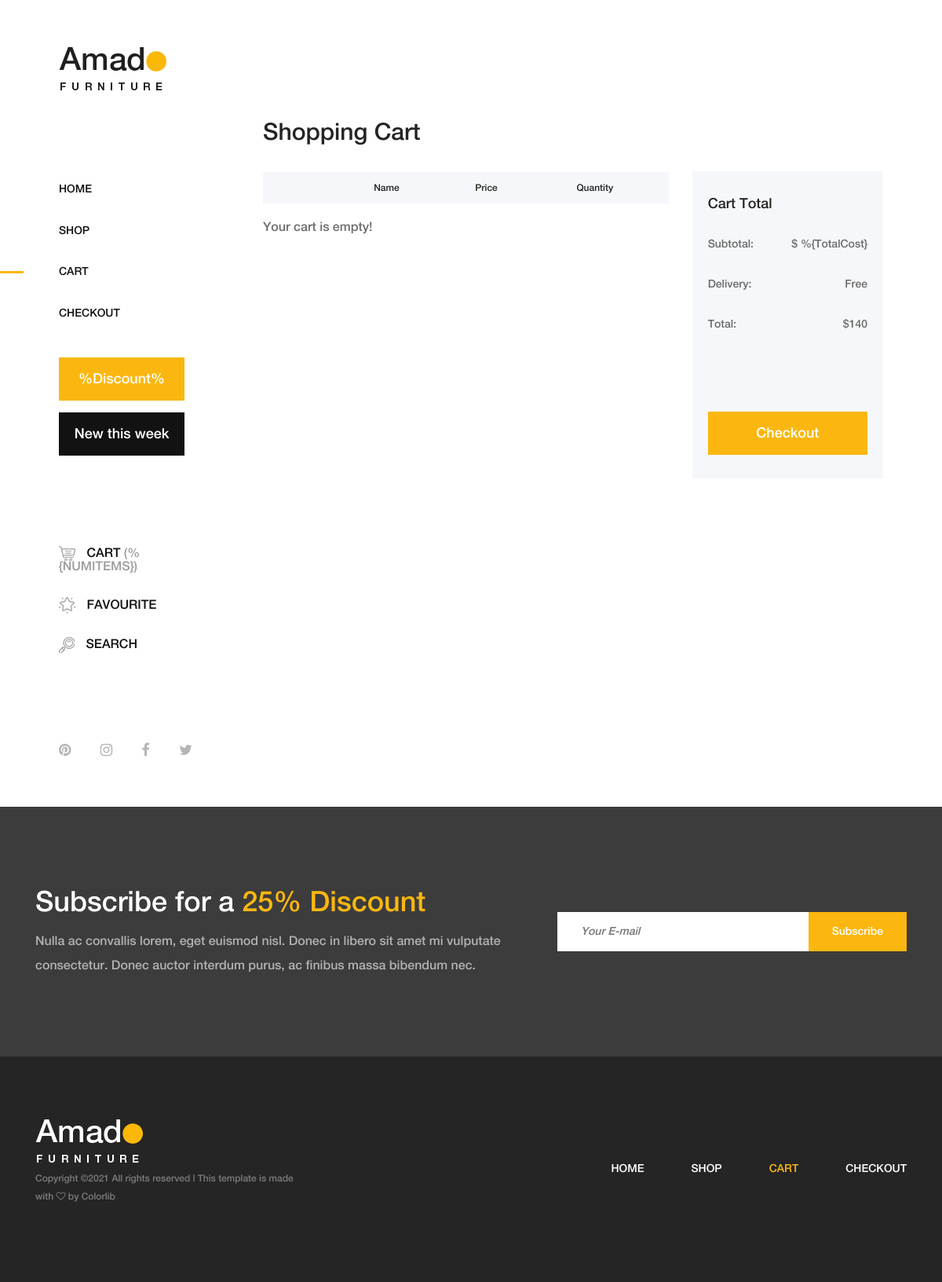
Page /cart/ on the committed database.
### website/models.py (models this page shows, shortened)
class Base(models.Model):
    date_add = models.DateField(auto_now_add=True)
    date_update = models.DateField(auto_now=True)
    status = models.BooleanField(default=True)
    class Meta:
        abstract = True

class website (Base):
    nom_site = models.CharField( max_length=250)
    logo_site = models.FileField(upload_to='images')
    class Meta:
        verbose_name = 'website'
        verbose_name_plural = 'websites'

class Configuration (Base):
    description_newsletter = models.TextField()
    copyrigths = models.CharField( max_length=250)
    class Meta:
        verbose_name = 'Configuration'
        verbose_name_plural = 'Configurations'

### website/views.py (the view, shortened to what this page needs)
# urls.py: path('cart/', views.cart_detail , name='cart'),
def cart_detail(request):
    is_cart =True
    cart =  Cart(request)
    pub_key = settings.STRIPE_API_KEY_PUBLIC
    productsstring = ''
    return render(request, 'cart.html',locals() ,)

### amado_projet/context_processors.py (called while the page is built)
def website (request):
    website = models_website.website.objects.filter(status=True).first()
    config =  models_website.Configuration.objects.filter(status=True).first()
    cart =  Cart(request)
    return locals()

### website/cart.py (called while the page is built)
    def __iter__(self):
        product_ids = self.cart.keys()
        product_clean_ids = []
        for p in product_ids:
            product_clean_ids.append(p)
            self.cart[str(p)]['product'] = Article.objects.get(pk=p)
        for item in self.cart.values():
            item['total_price'] = float(item['price']) * int(item['quantity'])
            yield item

    def __len__(self):
        return sum(item['quantity'] for item in self.cart.values())

    def get_total_length(self):
        return sum(int(item['quantity']) for item in self.cart.values())

    def get_total_cost(self):
        if "total_price" in self.cart.values():
            return sum(float(item['total_price']) for item in self)
        else:
            return 0

### templates/cart.html (shortened to what this page needs)
{% extends 'base/base.html' %}
{% load static %}
{% block content %}
<div class="cart-table-area section-padding-100" id = 'appscart'>
            <div class="container-fluid">
                <div class="row">
                    <div class="col-12 col-lg-8">
                        <div class="cart-title mt-50">
                            <h2>Shopping Cart</h2>
                        </div>
                                <div  class="cart-table clearfix">
                                    <table class="table table-responsive">
                                        <thead>
                                            <tr>
                                                <th></th>
                                                <th>Name</th>
                                                <th>Price</th>
                                                <th>Quantity</th>
                                            </tr>
                                        </thead>
                                    </table>
                                </div>
                            {% if cart %}
                                <div v-if ="products.length > 0 ">
                                    <div class="cart-table clearfix" >
                                            <table class="table table-responsive">
                                                <tbody>
                                                    <tr v-for =" product in products">
                                                        <td class="cart_product_img">
                                                            <a href="#"><img :src="product.photo" alt="Product"></a>
                                                        </td>
                                                        <td class="cart_product_desc">
                                                            <h5>%{product.title}</h5>
                                                            <button class="btn btn-danger" @click = "removeProduct(product.id)">supprimer</button>
                                                        </td>
                                                        <td class="price">
                                                            <span>$ %{product.total_price}</span>
                                                        </td>
                                                        <td class="qty">
                                                            <div class="qty-btn d-flex">
                                                                <p>Qty</p>
                                                                <div class="quantity">
                                                                    <span class="qty-minus" onclick="var effect = document.getElementById('qty'); var qty = effect.value; if( !isNaN( qty ) &amp;&amp; qty &gt; 1 ) effect.value--;return false;"><i @click =" decrementquantity(product.id, product.quantity,product.price)" class="fa fa-minus" aria-hidden="true"></i></span>
                                                                    <p>%{product.quantity}</p>
                                                                    <span class="qty-plus" onclick="var effect = document.getElementById('qty'); var qty = effect.value; if( !isNaN( qty )) effect.value++;return false;"><i class="fa fa-plus" aria-hidden="true" @click =" incrementquantity(product.id, product.quantity ,product.price)"></i></span>
                                                                </div>
                                                            </div>
                                                        </td>
                                                    </tr>
                                                </tbody>
                                            </table>
                                    </div>
                                </div>
                                <p v-else>Your cart is empty!</p>
                            {% else %}
                                <p>Your cart is empty!</p>
                            {% endif %}
                    </div>
                    <div class="col-12 col-lg-4">
                        <div class="cart-summary">
                            <h5>Cart Total</h5>
                            <ul class="summary-table">
                                <li><span>subtotal:</span> <span>$ %{totalCost} </span></li>
                                <li><span>delivery:</span> <span>Free</span></li>
                                <li><span>total:</span> <span>$140</span></li>
                            </ul>
                            <div class="cart-btn mt-100">
                                <a href="{% url 'checkout' %}" class="btn amado-btn w-100">Checkout</a>
                            </div>
                        </div>
                    </div>
                </div>
            </div>
</div>
{% endblock content %}

### templates/base/base.html (shortened to what this page needs)
{% load static %}
<!DOCTYPE html>
<html lang="en">
<head>
    <link rel="stylesheet" href="{% static 'css/core-style.css' %}">
    <link rel="stylesheet" href="{% static 'style.css' %}">
</head>
<body>
    <div class="main-content-wrapper d-flex clearfix">
        <header class="header-area clearfix">
            <div class="logo">
                <a href="{% url 'index' %}"><img src="{{website.logo_site.url}}" alt="{{website.nom_site}}"></a>
            </div>
            <nav class="amado-nav">
                <ul>
                    {% if is_index %}
                        <li class="active"><a href="{% url 'index' %}">Home</a></li>
                    {% else %}
                        <li ><a href="{% url 'index' %}">Home</a></li>
                    {% endif %}
                    {% if is_shop %}
                        <li class="active"><a href="{% url 'shop' %}">Shop</a></li>
                    {% else %}
                        <li><a href="{% url 'shop' %}">Shop</a></li>
                    {% endif %}
                    {% if is_cart %}
                        <li class="active"><a href="{% url 'cart' %}">Cart</a></li>
                    {% else %}
                        <li><a href="{% url 'cart' %}">Cart</a></li>
                    {% endif %}
                    {% if is_checkout %}
                        <li class="active"><a href="{% url 'checkout' %}">Checkout</a></li>
                    {% else %}
                        <li><a href="{% url 'checkout' %}">Checkout</a></li>
                    {% endif %}
                </ul>
            </nav>
            <div class="amado-btn-group mt-30 mb-100">
                <a href="#" class="btn amado-btn mb-15">%Discount%</a>
                <a href="#" class="btn amado-btn active">New this week</a>
            </div>
            <div class="cart-fav-search mb-100"  id="navbarapp">
                <a href="{% url 'cart' %}" class="cart-nav"><img src="{% static 'img/core-img/cart.png' %}" alt=""> Cart <span>(%{numItems})</span></a>
                <a href="#" class="fav-nav"><img src="{% static 'img/core-img/favorites.png' %}" alt=""> Favourite</a>
                <a href="#" class="search-nav"><img src="{% static 'img/core-img/search.png' %}" alt=""> Search</a>
            </div>
            <div class="social-info d-flex justify-content-between">
                <a href="#"><i class="fa fa-pinterest" aria-hidden="true"></i></a>
                <a href="#"><i class="fa fa-instagram" aria-hidden="true"></i></a>
                <a href="#"><i class="fa fa-facebook" aria-hidden="true"></i></a>
                <a href="#"><i class="fa fa-twitter" aria-hidden="true"></i></a>
            </div>
        </header>
        {% block content %}
        {% endblock content %}
    </div>
    <section class="newsletter-area section-padding-100-0">
        <div class="container">
            <div class="row align-items-center">
                <div class="col-12 col-lg-6 col-xl-7">
                    <div class="newsletter-text mb-100">
                        {{ config.description_newsletter|safe}}
                    </div>
                </div>
                <div class="col-12 col-lg-6 col-xl-5" id='newsletters'>
                    <div class="newsletter-form mb-100">
                        <form action="{% url 'newsletter' %}" method="POST">
                            <input type="email" name="email" v-model="email"class="nl-email" placeholder="Your E-mail">
                            <input type="submit" @click.prevent="newsletters" value="Subscribe">
                        </form>
                    </div>
                </div>
            </div>
        </div>
    </section>
    <footer class="footer_area clearfix">
        <div class="container">
            <div class="row align-items-center">
                <div class="col-12 col-lg-4">
                    <div class="single_widget_area">
                        <div class="footer-logo mr-50">
                            <a href="index.html"><img src="{% static 'img/core-img/logo2.png' %}" alt=""></a>
                        </div>
                        <p class="copywrite">
Copyright &copy;<script>document.write(new Date().getFullYear());</script> {{config.copyrigths}} <i class="fa fa-heart-o" aria-hidden="true"></i> by <a href="https://colorlib.com" target="_blank">Colorlib</a>
</p>
                    </div>
                </div>
                <div class="col-12 col-lg-8">
                    <div class="single_widget_area">
                        <div class="footer_menu">
                            <nav class="navbar navbar-expand-lg justify-content-end">
                                <div class="collapse navbar-collapse" id="footerNavContent">
                                    <ul class="navbar-nav ml-auto">
                                        {% if is_index %}
                                            <li class="nav-item active">
                                                <a class="nav-link" href="{% url 'index' %}">Home</a>
                                            </li>
                                        {% else %}
                                                <li class="nav-item ">
                                                    <a class="nav-link" href="{% url 'index' %}">Home</a>
                                                </li>
                                        {% endif %}
                                        {% if is_shop %}
                                            <li class="nav-item active">
                                                <a class="nav-link" href="{% url 'shop' %}">Shop</a>
                                            </li>
                                        {% else %}
                                            <li class="nav-item">
                                                <a class="nav-link" href="{% url 'shop' %}">Shop</a>
                                            </li>
                                        {% endif %}
                                        {% if is_cart %}
                                            <li class="nav-item active">
                                                <a class="nav-link" href="{% url 'cart' %}">Cart</a>
                                            </li>
                                        {% else %}
                                            <li class="nav-item">
                                                <a class="nav-link" href="{% url 'cart' %}">Cart</a>
                                            </li>
                                        {% endif %}
                                        {% if is_checkout %}
                                            <li class="nav-item active">
                                                <a class="nav-link" href="{% url 'checkout' %}">Checkout</a>
                                            </li>
                                        {% else %}
                                            <li class="nav-item">
                                                <a class="nav-link" href="{% url 'checkout' %}">Checkout</a>
                                            </li>
                                        {% endif %}
                                    </ul>
                                </div>
                            </nav>
                        </div>
                    </div>
                </div>
            </div>
        </div>
    </footer>
</body>
</html>

### rows in the picture
website: logo_site (picture)
Configuration: description_newsletter "Subscribe for a 25% Discount Nulla ac convallis lorem, eget euismod nisl. Donec in libero sit amet mi vulputate consectetur. Donec auctor interdum purus, ac finibus massa bibendum nec.", copyrigths "All rights reserved | This template is made with"
